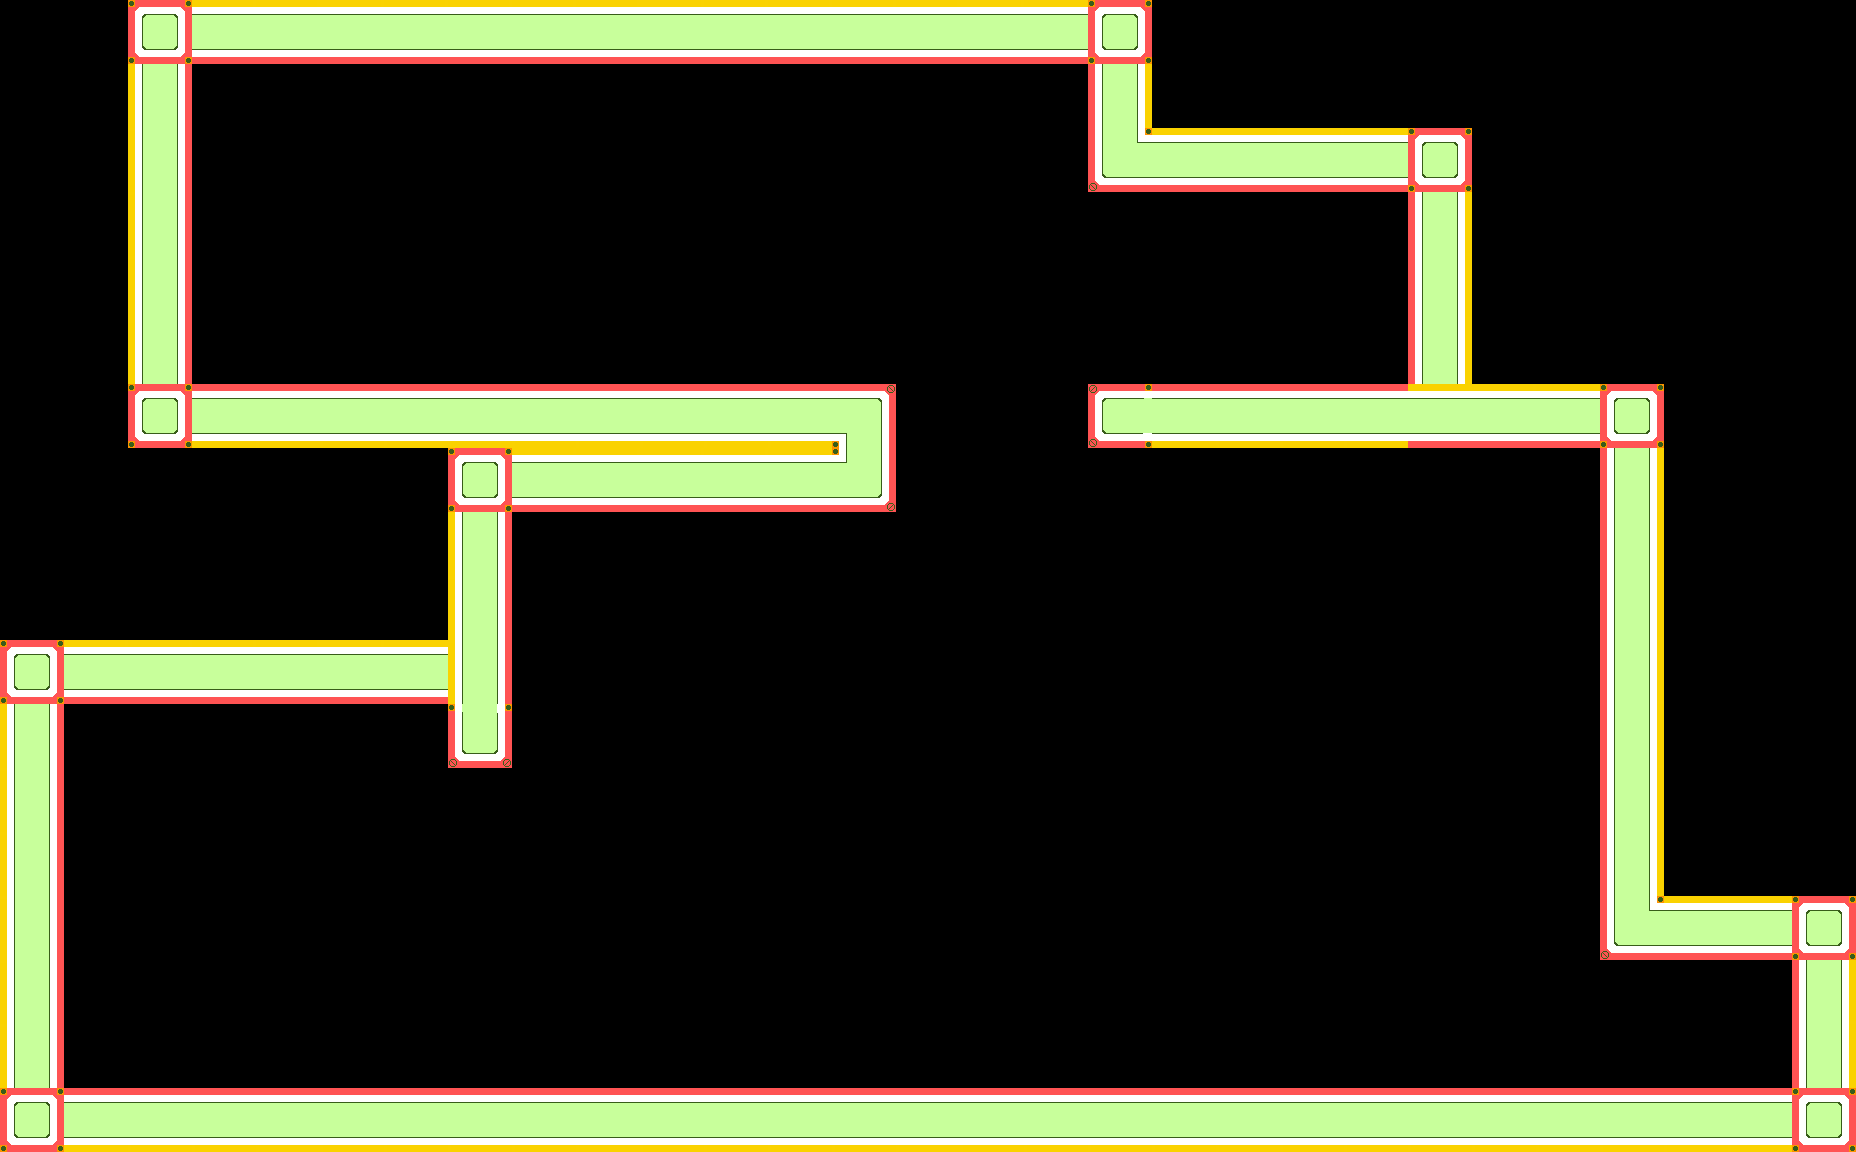

This game map was drawn from its Tiled (.tmx) file and the tilesets committed beside it. A one-line description and the full map source follow:
An orthogonal 29x18 tile map with 64x64 px tiles, 1 tile layer (World), 6 tilesets and 4 objects (DoorKey, Win, Player, Box).

<map version="1.10" tiledversion="1.10.1" orientation="orthogonal" renderorder="right-down" width="29" height="18" tilewidth="64" tileheight="64" infinite="0" nextlayerid="16" nextobjectid="82">
 <tileset firstgid="1" name="checkers" tilewidth="64" tileheight="64" spacing="48" tilecount="1" columns="1">
  <image source="checkers.png" width="64" height="64" />
 </tileset>
 <tileset firstgid="2" name="triangle" tilewidth="64" tileheight="64" spacing="48" tilecount="1" columns="1">
  <image source="triangle.png" width="64" height="64" />
 </tileset>
 <tileset firstgid="3" name="bluebox" tilewidth="128" tileheight="128" tilecount="1" columns="1">
  <image source="bluebox.png" width="128" height="128" />
 </tileset>
 <tileset firstgid="4" name="orangebox" tilewidth="128" tileheight="128" tilecount="1" columns="1">
  <image source="orangebox.png" width="128" height="128" />
 </tileset>
 <tileset firstgid="5" name="yellowbox" tilewidth="128" tileheight="128" tilecount="1" columns="1">
  <image source="yellowbox.png" width="128" height="128" />
 </tileset>
 <tileset firstgid="6" name="walls" tilewidth="64" tileheight="64" tilecount="4" columns="2">
  <image source="wallpreview.png" width="128" height="128" />
 </tileset>
 <layer id="11" name="World" class="World" width="29" height="18">
  <data encoding="csv">
0,0,8,3221225478,3221225478,3221225478,3221225478,3221225478,3221225478,3221225478,3221225478,3221225478,3221225478,3221225478,3221225478,3221225478,3221225478,8,0,0,0,0,0,0,0,0,0,0,0,
0,0,2684354566,0,0,0,0,0,0,0,0,0,0,0,0,0,0,1610612742,0,0,0,0,0,0,0,0,0,0,0,
0,0,2684354566,0,0,0,0,0,0,0,0,0,0,0,0,0,0,3221225479,3221225478,3221225478,3221225478,3221225478,8,0,0,0,0,0,0,
0,0,2684354566,0,0,0,0,0,0,0,0,0,0,0,0,0,0,0,0,0,0,0,1610612742,0,0,0,0,0,0,
0,0,2684354566,0,0,0,0,0,0,0,0,0,0,0,0,0,0,0,0,0,0,0,1610612742,0,0,0,0,0,0,
0,0,2684354566,0,0,0,0,0,0,0,0,0,0,0,0,0,0,0,0,0,0,0,1610612742,0,0,0,0,0,0,
0,0,8,6,6,6,6,6,6,6,6,6,6,7,0,0,0,3221225481,6,6,6,6,3221225478,3221225478,3221225478,8,0,0,0,
0,0,0,0,0,0,0,8,3221225478,3221225478,3221225478,3221225478,3221225478,2684354567,0,0,0,0,0,0,0,0,0,0,0,1610612742,0,0,0,
0,0,0,0,0,0,0,2684354566,0,0,0,0,0,0,0,0,0,0,0,0,0,0,0,0,0,1610612742,0,0,0,
0,0,0,0,0,0,0,2684354566,0,0,0,0,0,0,0,0,0,0,0,0,0,0,0,0,0,1610612742,0,0,0,
8,3221225478,3221225478,3221225478,3221225478,3221225478,3221225478,2684354566,0,0,0,0,0,0,0,0,0,0,0,0,0,0,0,0,0,1610612742,0,0,0,
2684354566,0,0,0,0,0,0,2684354569,0,0,0,0,0,0,0,0,0,0,0,0,0,0,0,0,0,1610612742,0,0,0,
2684354566,0,0,0,0,0,0,0,0,0,0,0,0,0,0,0,0,0,0,0,0,0,0,0,0,1610612742,0,0,0,
2684354566,0,0,0,0,0,0,0,0,0,0,0,0,0,0,0,0,0,0,0,0,0,0,0,0,1610612742,0,0,0,
2684354566,0,0,0,0,0,0,0,0,0,0,0,0,0,0,0,0,0,0,0,0,0,0,0,0,3221225479,3221225478,3221225478,8,
2684354566,0,0,0,0,0,0,0,0,0,0,0,0,0,0,0,0,0,0,0,0,0,0,0,0,0,0,0,1610612742,
2684354566,0,0,0,0,0,0,0,0,0,0,0,0,0,0,0,0,0,0,0,0,0,0,0,0,0,0,0,1610612742,
8,6,6,6,6,6,6,6,6,6,6,6,6,6,6,6,6,6,6,6,6,6,6,6,6,6,6,6,8
</data>
 </layer>
 <objectgroup id="14" name="DoorKey" class="Key">
  <object id="80" name="DoorKey" type="DoorKey" gid="2" x="576" y="1088" width="64" height="64" />
 </objectgroup>
 <objectgroup id="15" name="Door" class="Door">
  <object id="81" name="Door" type="Win" gid="2" x="576" y="576" width="64" height="64">
   <properties>
    <property name="Door is open" type="bool" value="false" />
   </properties>
  </object>
 </objectgroup>
 <objectgroup id="5" name="Player" class="Player" opacity="0.99">
  <object id="78" name="Player" type="Player" x="192" y="960" width="128" height="128" />
 </objectgroup>
 <objectgroup id="13" name="Box">
  <object id="77" name="yellowBox" type="Box" gid="5" x="329.939" y="382.67" width="128" height="128">
   <properties>
    <property name="Horizontal only" type="bool" value="false" />
    <property name="Vertical only" type="bool" value="false" />
   </properties>
  </object>
 </objectgroup>
</map>
